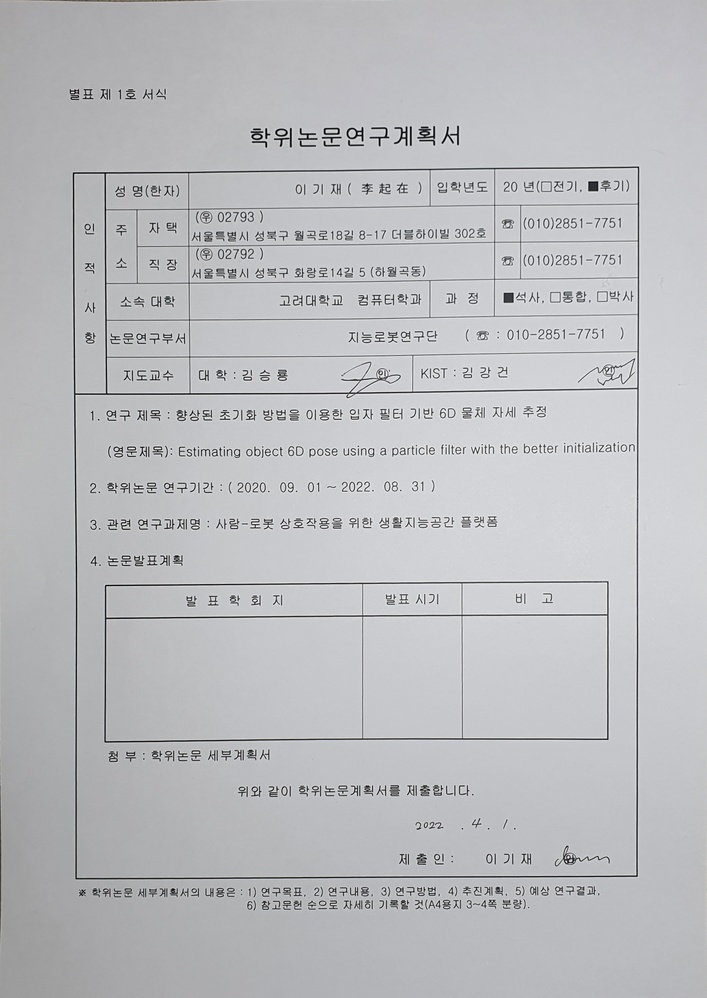
#> input picture data/thesis_plan.jpg, 707 x 998 px, shrunk from 2056 x 2904 before the run, found by its file name
$ python OpenCV_Histogram.py
#> lines starting #> are read from the running program, lines starting #| are printed output that depends on the picture
import cv2

# img = cv2.imread('data/재학증명서.jpg', cv2.IMREAD_GRAYSCALE)
img_gray = cv2.imread('thesis_plan.jpg', cv2.IMREAD_GRAYSCALE)
#> img_gray: shape (998, 707); min 0, max 255, mean 187.9
img = img_gray
row, col = img.shape
#> row = 998; col = 707

# row = int(row*0.3)
# col = int(col*0.3)
# img = cv2.resize(img, (int(col), int(row)))


print("shape : " + str(img.shape))
#| shape : (998, 707)
# cv2.cvtColor(img, cv2.COLOR_BGR2GRAY)
# print("shape : " + str(img.shape))
# print(img)

for y in range(row):
    for x in range(col):
        if img[y,x] < 150:
            pass
            # img[y,x] = 0
        else:
            img[y,x] = 255
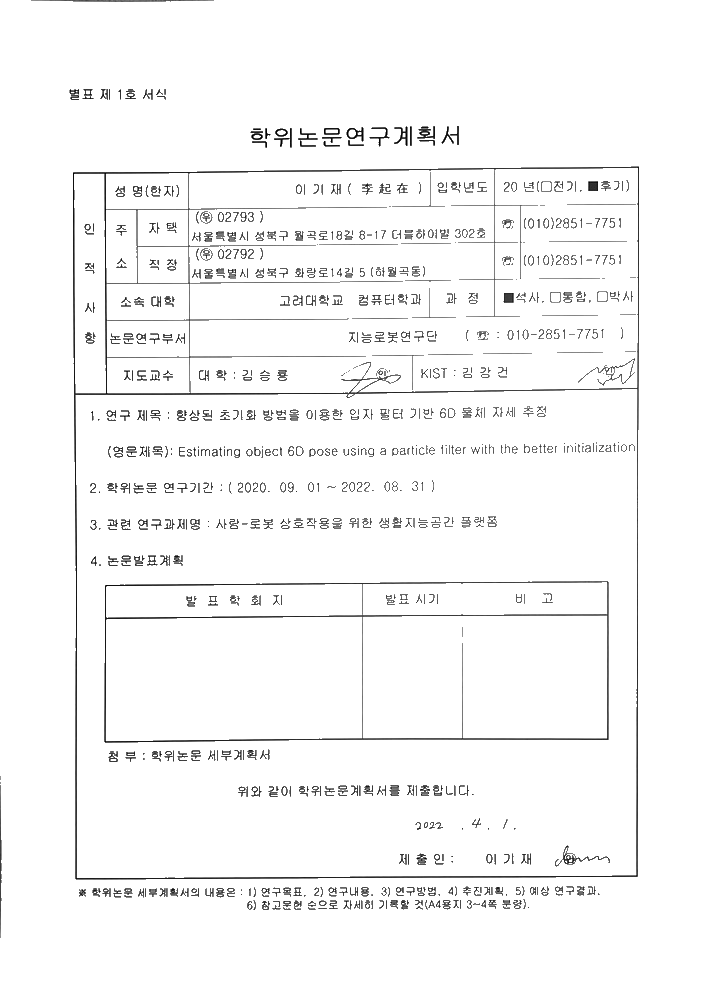
#> img: shape (998, 707); min 0, max 255, mean 247.5

# [7 lines of commented-out code are left out]
cv2.imwrite("/home/user/result.jpg", img)
